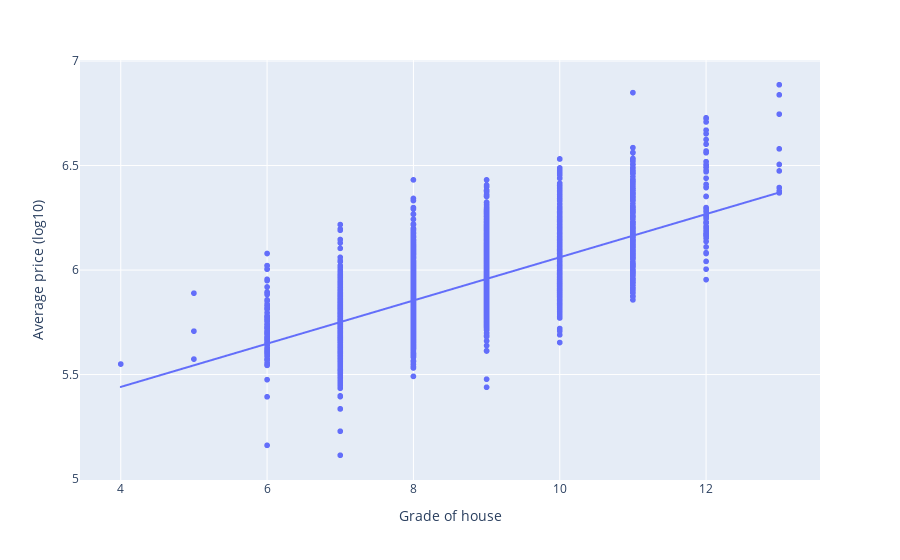

The code cell stored with this chart in its notebook:
### Markdown cell above
Now I want to see if the features I found before also correlate with the price in my particular subset of the data

### Code cell
# plot the grade vs the price 
fig_gradevsprice = px.scatter(df_best, x='grade', y='price_log',  trendline="ols", labels=dict(grade="Grade of house", price_log="Average price (log10)"))

fig_gradevsprice.write_image("graphics/fig_gradevsprice.pdf")
fig_gradevsprice.show()

### Figure 1 — Plotly figure (JSON) as saved in the notebook; plotly's stock layout.template omitted (floating-point values rounded to 4 significant figures; data arrays with more than 128 entries replaced by an {"elided": "..."} marker saying what was removed)
{"data": [{"hovertemplate": "Grade of house=%{x}<br>Average price (log10)=%{y}<extra></extra>", "legendgroup": "", "marker": {"color": "#636efa", "symbol": "circle"}, "mode": "markers", "name": "", "showlegend": false, "type": "scattergl", "x": {"elided": "3957 int values"}, "xaxis": "x", "y": {"elided": "3957 float values"}, "yaxis": "y"}, {"hovertemplate": "<b>OLS trendline</b><br>price_log = 0.103352 * grade + 5.02746<br>R<sup>2</sup>=0.472339<br><br>Grade of house=%{x}<br>Average price (log10)=%{y} <b>(trend)</b><extra></extra>", "legendgroup": "", "marker": {"color": "#636efa", "symbol": "circle"}, "mode": "lines", "name": "", "showlegend": false, "type": "scattergl", "x": {"elided": "3957 int values"}, "xaxis": "x", "y": {"elided": "3957 float values"}, "yaxis": "y"}], "layout": {"legend": {"tracegroupgap": 0}, "margin": {"t": 60}, "xaxis": {"anchor": "y", "domain": [0, 1], "title": {"text": "Grade of house"}}, "yaxis": {"anchor": "x", "domain": [0, 1], "title": {"text": "Average price (log10)"}}}}
